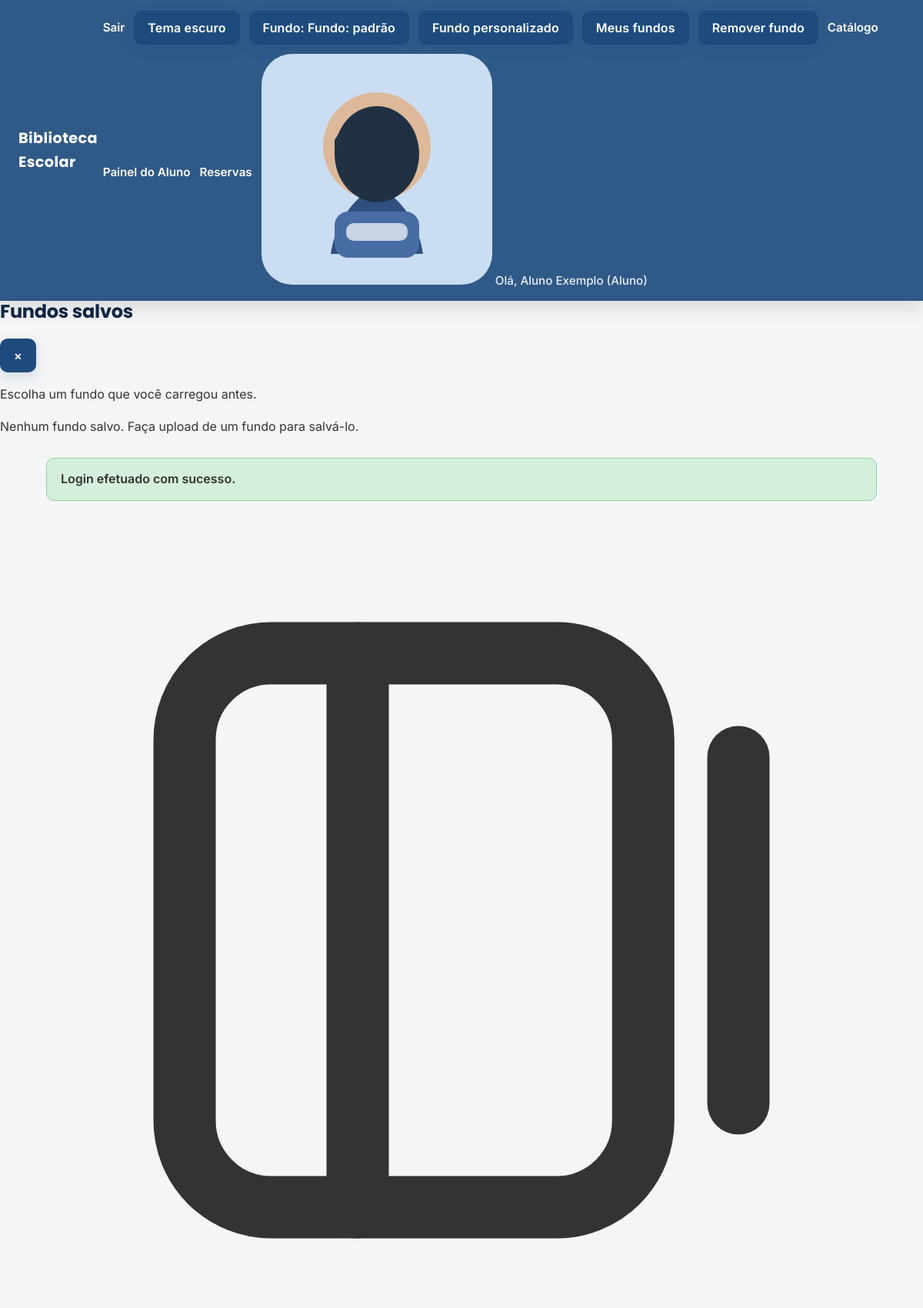
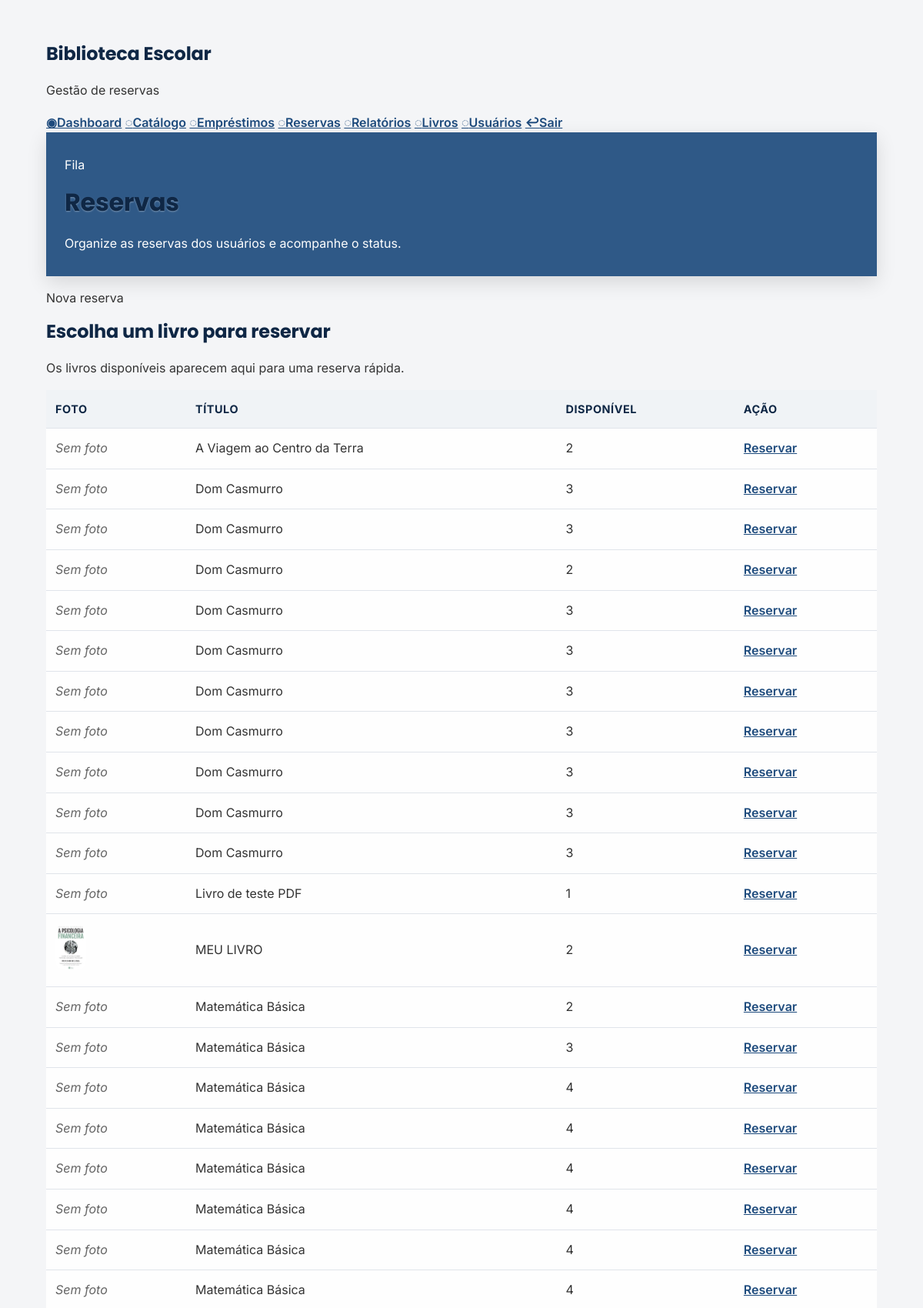
Screenshot of /reservations.php (signed in, upper part) with the database file from the repository (2 pictures, top to bottom).
### tables this page shows
CREATE TABLE books (
        id INTEGER PRIMARY KEY AUTOINCREMENT,
        title TEXT NOT NULL,
        author TEXT NOT NULL,
        category TEXT NOT NULL,
        isbn TEXT,
        publisher TEXT,
        year INTEGER,
        quantity INTEGER NOT NULL DEFAULT 0,
        shelf TEXT,
        internal_code TEXT,
        cover_path TEXT,
        created_at TEXT NOT NULL DEFAULT CURRENT_TIMESTAMP
    , pdf_path TEXT, barcode TEXT);

### includes/functions.php (called while the page is built, shortened)
<?php
function base_url(string $path = ''): string
{
    $base = BASE_URL;
    return rtrim($base, '/') . '/' . ltrim($path, '/');
}
function h(string $value): string
{
    return htmlspecialchars($value, ENT_QUOTES, 'UTF-8');
}

### reservations.php (the view, shortened to what this page needs)
<?php
require_once __DIR__ . '/includes/functions.php';
$db = get_db();
$books = $db->query('SELECT id, title, quantity, cover_path FROM books ORDER BY title')->fetchAll();
require_once __DIR__ . '/includes/header.php';
?>
<div class="dashboard-shell">
    <aside class="dashboard-sidebar">
        <div>
            <div class="sidebar-brand">
                <div class="brand-mark">
                    <svg viewBox="0 0 24 24" fill="none" stroke="currentColor" stroke-width="1.8" stroke-linecap="round" stroke-linejoin="round">
                        <path d="M4 6.5A2.5 2.5 0 0 1 6.5 4h8.25A2.5 2.5 0 0 1 17.25 6.5v11A2.5 2.5 0 0 1 14.75 20H6.5A2.5 2.5 0 0 1 4 17.5z"></path>
                        <path d="M9 4v16"></path>
                        <path d="M20 7v10"></path>
                    </svg>
                </div>
                <div>
                    <h2>Biblioteca Escolar</h2>
                    <p>Gestão de reservas</p>
                </div>
            </div>
            <nav class="sidebar-nav" aria-label="Menu principal">
                <a class="nav-item" href="dashboard.php"><span class="nav-icon">◉</span><span>Dashboard</span></a>
                <a class="nav-item" href="index.php"><span class="nav-icon">◌</span><span>Catálogo</span></a>
                <a class="nav-item" href="loans.php"><span class="nav-icon">◌</span><span>Empréstimos</span></a>
                <a class="nav-item active" href="reservations.php"><span class="nav-icon">◌</span><span>Reservas</span></a>
                <a class="nav-item" href="reports.php"><span class="nav-icon">◌</span><span>Relatórios</span></a>
                <a class="nav-item" href="books.php"><span class="nav-icon">◌</span><span>Livros</span></a>
                <a class="nav-item" href="register.php"><span class="nav-icon">◌</span><span>Usuários</span></a>
                <a class="sidebar-logout nav-item" href="logout.php"><span class="nav-icon">↩</span><span>Sair</span></a>
            </nav>
        </div>
    </aside>
    <div class="dashboard-main-panel">
        <header class="dashboard-topbar">
            <div>
                <p class="eyebrow">Fila</p>
                <h1>Reservas</h1>
                <p class="topbar-subtitle">Organize as reservas dos usuários e acompanhe o status.</p>
            </div>
        </header>
        <section class="panel">
            <div class="panel-header">
                <div>
                    <p class="panel-eyebrow">Nova reserva</p>
                    <h2>Escolha um livro para reservar</h2>
                    <p class="panel-subtitle">Os livros disponíveis aparecem aqui para uma reserva rápida.</p>
                </div>
            </div>
            <div class="table-wrapper">
                <table class="dashboard-table">
                    <thead>
                        <tr>
                            <th>Foto</th>
                            <th>Título</th>
                            <th>Disponível</th>
                            <th>Ação</th>
                        </tr>
                    </thead>
                    <tbody>
                        <?php foreach ($books as $book): ?>
                            <tr>
                                <td>
                                    <?php if (!empty($book['cover_path'])): ?>
                                        <img src="<?php echo h(base_url($book['cover_path'])); ?>" alt="Foto do livro" style="max-width: 60px; max-height: 60px; object-fit: cover; border-radius: 12px;">
                                    <?php else: ?>
                                        <span class="muted">Sem foto</span>
                                    <?php endif; ?>
                                </td>
                                <td><?php echo h($book['title']); ?></td>
                                <td><?php echo (int)$book['quantity']; ?></td>
                                <td><a class="action-link" href="reservations.php?action=reserve&book_id=<?php echo (int)$book['id']; ?>">Reservar</a></td>
                            </tr>
                        <?php endforeach; ?>
                    </tbody>
                </table>
            </div>
        </section>
    </div>
</div>
<?php require_once __DIR__ . '/includes/footer.php';

### css/style.css (style rules this page uses)
:root { --bg: #f4f5f7; --text: #333; --header-bg: #1e4b7d; --header-text: #ffffff; --card-bg: #ffffff; --border: #e0e4ea; --input-bg: #ffffff; --input-border: #ccd0d9; --button-bg: #1e4b7d; --button-color: #ffffff; --button-hover: #153b61; --link-color: #1e4b7d; --table-bg: #ffffff; --footer-text: #666; --flash-success-bg: #d4f0dd; --flash-success-border: #8fd19b; --flash-error-bg: #ffe4e1; --flash-error-border: #e11d48; --action-bg: #0f6d3f; --action-hover: #0b562f; --font-sans: "Inter", "Segoe UI", Roboto, Arial, sans-serif; --font-heading: "Poppins", "Inter", "Segoe UI", sans-serif; }
body { margin: 0; font-family: var(--font-sans); font-size: 16px; line-height: 1.6; background: linear-gradient(rgba(7, 18, 34, 0.72), rgba(7, 18, 34, 0.72)), url('../img/library-bg.jpg') center/cover fixed; color: var(--text); min-height: 100vh; transition: background 0.2s ease; -webkit-font-smoothing: antialiased; text-rendering: optimizeLegibility; }
body.no-image { background: var(--bg); }
header { background: rgba(30, 75, 125, 0.92); color: var(--header-text); padding: 14px 24px; display: flex; align-items: center; justify-content: space-between; backdrop-filter: blur(4px); box-shadow: 0 8px 24px rgba(0, 0, 0, 0.12); }
h1, h2, h3, h4 { font-family: var(--font-heading); line-height: 1.2; margin-top: 0; color: #0f2745; font-weight: 700; letter-spacing: -0.01em; text-shadow: 0 1px 2px rgba(255, 255, 255, 0.35); }
.muted { color: var(--footer-text); font-style: italic; }
a { color: var(--link-color); font-weight: 600; }
table { width: 100%; border-collapse: collapse; margin-top: 12px; background: rgba(255, 255, 255, 0.9); }
table th, table td { padding: 13px 12px; border-bottom: 1px solid var(--border); text-align: left; color: var(--text); vertical-align: middle; }
table th { font-size: 0.9rem; font-weight: 700; text-transform: uppercase; letter-spacing: 0.04em; color: #0f2745; background: rgba(30, 75, 125, 0.06); }

### rows the page displays
books: shows "Sem foto", title "A Viagem ao Centro da Terra", quantity "2"
books: shows "Sem foto", title "Dom Casmurro", quantity "3"
books: shows "Sem foto", title "Dom Casmurro", quantity "3"
books: shows "Sem foto", title "Dom Casmurro", quantity "2"
books: shows "Sem foto", title "Dom Casmurro", quantity "3"
books: shows "Sem foto", title "Dom Casmurro", quantity "3"
books: shows "Sem foto", title "Dom Casmurro", quantity "3"
books: shows "Sem foto", title "Dom Casmurro", quantity "3"
books: shows "Sem foto", title "Dom Casmurro", quantity "3"
books: shows "Sem foto", title "Dom Casmurro", quantity "3"
books: shows "Sem foto", title "Dom Casmurro", quantity "3"
books: shows "Sem foto", title "Livro de teste PDF", quantity "1"
books: cover_path (picture), title "MEU LIVRO", quantity "2"
books: shows "Sem foto", title "Matemática Básica", quantity "2"
books: shows "Sem foto", title "Matemática Básica", quantity "3"
books: shows "Sem foto", title "Matemática Básica", quantity "4"
books: shows "Sem foto", title "Matemática Básica", quantity "4"
books: shows "Sem foto", title "Matemática Básica", quantity "4"
books: shows "Sem foto", title "Matemática Básica", quantity "4"
books: shows "Sem foto", title "Matemática Básica", quantity "4"
books: shows "Sem foto", title "Matemática Básica", quantity "4"

### other values shown
SITE_NAME "Biblioteca Escolar"
$user['name'] "Aluno Exemplo"
$user['role_name'] "Aluno"
$flash['message'] "Login efetuado com sucesso."
